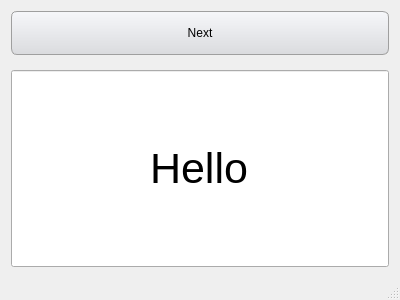
<?xml version="1.0" encoding="UTF-8"?>
<ui version="4.0">
 <class>MainWindow</class>
 <widget class="QMainWindow" name="MainWindow">
  <property name="geometry">
   <rect>
    <x>0</x>
    <y>0</y>
    <width>400</width>
    <height>300</height>
   </rect>
  </property>
  <property name="windowTitle">
   <string>GRE Vocabulary</string>
  </property>
  <widget class="QWidget" name="centralWidget">
   <layout class="QGridLayout" name="gridLayout_2">
    <item row="0" column="0">
     <layout class="QGridLayout" name="gridLayout">
      <item row="2" column="0" colspan="3">
       <widget class="QLineEdit" name="lineEdit">
        <property name="sizePolicy">
         <sizepolicy hsizetype="Preferred" vsizetype="Preferred">
          <horstretch>0</horstretch>
          <verstretch>0</verstretch>
         </sizepolicy>
        </property>
        <property name="font">
         <font>
          <pointsize>32</pointsize>
         </font>
        </property>
        <property name="autoFillBackground">
         <bool>false</bool>
        </property>
        <property name="styleSheet">
         <string notr="true"/>
        </property>
        <property name="text">
         <string>Hello</string>
        </property>
        <property name="alignment">
         <set>Qt::AlignCenter</set>
        </property>
        <property name="readOnly">
         <bool>true</bool>
        </property>
       </widget>
      </item>
      <item row="1" column="1">
       <widget class="Line" name="line">
        <property name="lineWidth">
         <number>0</number>
        </property>
        <property name="orientation">
         <enum>Qt::Horizontal</enum>
        </property>
       </widget>
      </item>
      <item row="0" column="0" colspan="3">
       <widget class="QPushButton" name="nextButton">
        <property name="sizePolicy">
         <sizepolicy hsizetype="Preferred" vsizetype="Fixed">
          <horstretch>0</horstretch>
          <verstretch>0</verstretch>
         </sizepolicy>
        </property>
        <property name="baseSize">
         <size>
          <width>0</width>
          <height>0</height>
         </size>
        </property>
        <property name="styleSheet">
         <string notr="true">QPushButton {
    border: 1px solid rgb(159, 159, 159);
    border-radius: 6px;
    background-color: qlineargradient(x1: 0, y1: 0, x2: 0, y2: 1, stop: 0 #f6f7fa, stop: 1 #dadbde);
    min-width: 80px;
}

QPushButton:pressed {
    background-color: qlineargradient(x1: 0, y1: 0, x2: 0, y2: 1, stop: 0 #dadbde, stop: 1 #f6f7fa);
}

QPushButton:flat {
    border: none; /* no border for a flat push button */
}

QPushButton:default {
    border-color: navy; /* make the default button prominent */
}</string>
        </property>
        <property name="text">
         <string>
Next
</string>
        </property>
        <property name="default">
         <bool>false</bool>
        </property>
        <property name="flat">
         <bool>false</bool>
        </property>
       </widget>
      </item>
     </layout>
    </item>
   </layout>
  </widget>
  <widget class="QStatusBar" name="statusBar">
   <property name="autoFillBackground">
    <bool>false</bool>
   </property>
  </widget>
 </widget>
 <layoutdefault spacing="6" margin="11"/>
 <resources/>
 <connections/>
</ui>
